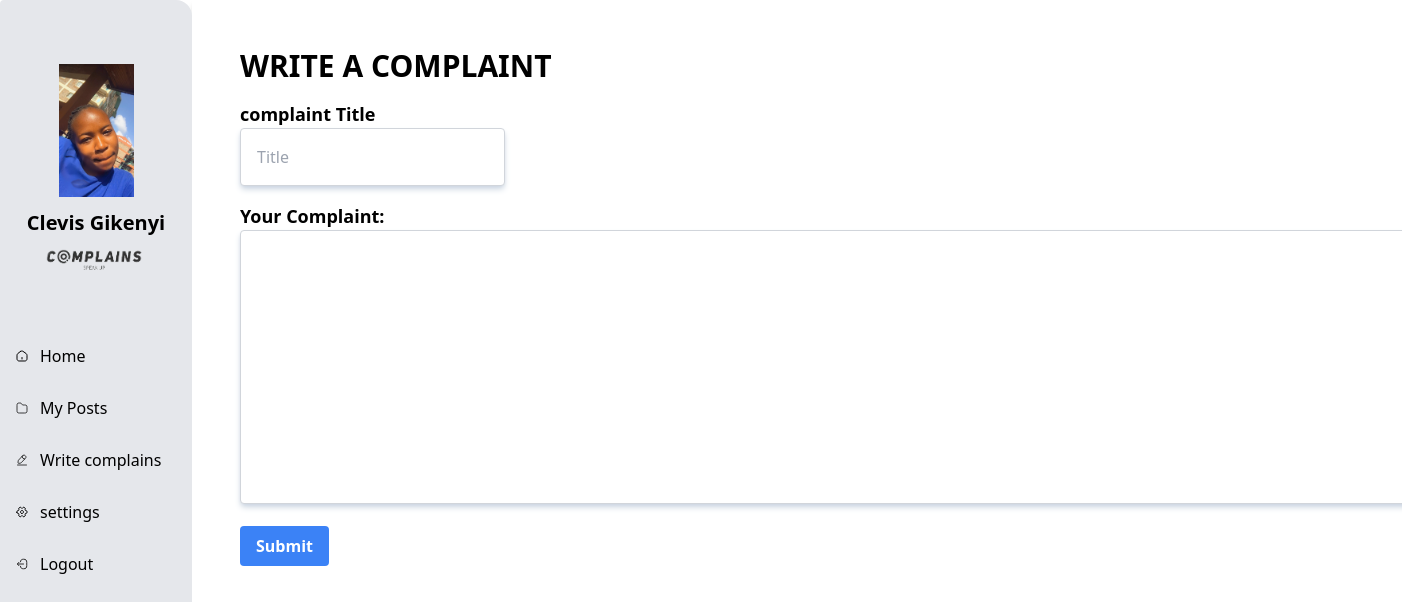
The app's page /write (signed in) with its own data.
### tables this page shows
CREATE TABLE 'User'(
    id TEXT NOT NULL PRIMARY KEY UNIQUE,
    firstName TEXT NOT NULL,
    lastName TEXT NOT NULL,
    email TEXT NOT NULL UNIQUE,
    phonenumber INTEGER NOT NULL UNIQUE,
    preferredname TEXT NOT NULL UNIQUE,
    password TEXT NOT NULL,
    picture TEXT             
);

### app.py (the view, shortened to what this page needs)
@app.route("/write",methods=['GET','POST'])
@login_required
def writepost():
    if request.method == 'GET':
        image_file = url_for('static',filename='image/'+ current_user.picture)
        return render_template('write.html',picture=image_file)

### app.py (called while the page is built)
@login_manager.user_loader
def load_user(user_id):
    users = user_data()
    user = next((user for user in users if user.id == user_id), None)
    return user

### data.py (called while the page is built)
def user_data():
    conn = sqlite3.connect('complain.db')
    conn.row_factory = sqlite3.Row
    cur = conn.cursor()
    cur.execute("SELECT * FROM User")
    users = cur.fetchall()
    cur.close()
    conn.close()
    user_objects = [User(user['id'], user['email'], user['password'] , user['preferredName'], user['firstName'], user['lastName'], user['phonenumber'], user['picture'] ) for user in users]
    return user_objects

### templates/write.html (shortened to what this page needs)
{% extends 'index.html' %} {% block content %}
<div class="min-h-screen min-w-full flex flex-col p-12 shadow-md">
    <div class="justify-between">
        <span class="text-3xl font-sans font-bold ">WRITE A COMPLAINT</span>
        <form method="POST">
            <label for="title" class="block text-lg font-semibold mt-4">complaint Title</label>
            <input  type="text" id="title" name="title" placeholder="Title" class="p-4 border border-gray-300 rounded shadow-slate-300 shadow-md" required class="p-5 rounded outline-none border-2">
            <label for="complaint" class="block text-lg font-semibold mt-4">Your Complaint:</label>
            <textarea id="complaint" name="complaint" rows="10" class="w-full p-4 border border-gray-300 rounded shadow-slate-300 shadow-md"></textarea>
            <button type="submit" class="mt-4 bg-blue-500 text-white font-semibold py-2 px-4 rounded hover:bg-blue-700">Submit</button>
        </form>
    </div>
</div>
{% endblock %}

### templates/index.html (shortened to what this page needs)
<!DOCTYPE html>
<html lang="eng">
  <head>
    <link href="{{url_for('static',filename='css/output.css')}}" rel="stylesheet">
  </head>
  <body class="flex w-full max-h-full">
    <aside class="absolute lg:relative z-50 transition-transform ease-in -left-[16rem]
    lg:left-0 h-screen bg-gray-200 flex flex-col justify-between w-1/6 py-16 rounded-r-2xl
    rounded">
    <div class="flex flex-col space-y-16">
      <div class="flex flex-col items-center justify-between w-full max-w-[12rem] mx-auto space-y-3">
        <a href="/home">
          <img src="{{url_for('static', filename='profile_pics/' + current_user.picture)}}" class="rounded-circle account-img" alt="User Image" width="75">
      </a>
        <a href="/home">
            <span class="text-xl font-semibold capitalize"
          >{{ current_user.firstName }} {{ current_user.lastName }}</span
        ></a>
        <a href="/home">
          <img src="../static/image/logo 2.png" alt="Logo"width="100" height="100">
        </a>
      </div>
      <div class="flex flex-col w-48 mx-auto space-y-3 transition-colors">
        <a href="/home" class="flex items-center w-full px-4 py-2 space-x-3 hover:bg-white rounded {% if page == '/home' %}bg-white{% endif %}">
          <span class="font-light">Home</span>
        </a>
        <a href="/myposts" class="flex items-center {% if page == '/myposts' %}bg-white{% endif %} w-full px-4 py-2 space-x-3 hover:bg-white rounded">
          <svg xmlns="http://www.w3.org/2000/svg" width="12" height="12" viewBox="0 0 24 24" fill="none">
            <path d="M22 11v6c0 4-1 5-5 5H7c-4 0-5-1-5-5V7c0-4 1-5 5-5h1.5c1.5 0 1.83.44 2.4 1.2l1.5 2c.38.5.6.8 1.6.8h3c4
             0 5 1 5 5Z" stroke="black" stroke-width="1.5" stroke-miterlimit="10">
            </path>
          </svg>
          <span>My Posts</span>
        </a>
        <a href="/write" class="flex items-center w-full px-4 py-2 space-x-3 hover:bg-white rounded">
          <span class="font-light">Write complains</span>
        </a>
        <a href="/myaccount" class="flex items-center {% if page == '/myaccount' %}bg-white{% endif %} w-full px-4 py-2 space-x-3 hover:bg-white rounded">
          <span class="font-light">settings</span>
        </a>
        <a
        href="/logout"
        class="flex items-center w-48 px-4 py-2 mx-auto space-x-3  hover:opacity-80 focus-ring hover:bg-white rounded"
      >
        <span class="font-light">Logout</span>
      </a>
      </div>
    </div>
    </aside>
    {% block content %} {% endblock content %}
  </body>
  </html>

### records on screen
User: picture (picture), firstName "Clevis", lastName "Gikenyi"
